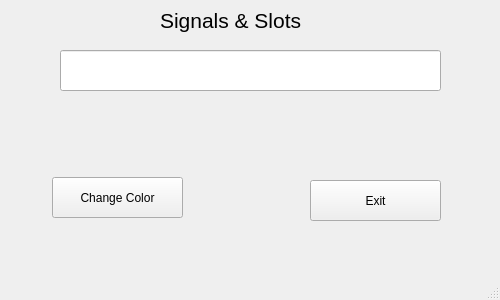
<?xml version="1.0" encoding="UTF-8"?>
<ui version="4.0">
 <class>MainWindow</class>
 <widget class="QMainWindow" name="MainWindow">
  <property name="geometry">
   <rect>
    <x>0</x>
    <y>0</y>
    <width>500</width>
    <height>300</height>
   </rect>
  </property>
  <property name="windowTitle">
   <string>MainWindow</string>
  </property>
  <widget class="QWidget" name="centralwidget">
   <widget class="QLabel" name="label">
    <property name="geometry">
     <rect>
      <x>160</x>
      <y>0</y>
      <width>191</width>
      <height>41</height>
     </rect>
    </property>
    <property name="font">
     <font>
      <pointsize>16</pointsize>
     </font>
    </property>
    <property name="text">
     <string>Signals &amp; Slots</string>
    </property>
   </widget>
   <widget class="QLineEdit" name="lineEditName">
    <property name="geometry">
     <rect>
      <x>60</x>
      <y>50</y>
      <width>381</width>
      <height>41</height>
     </rect>
    </property>
   </widget>
   <widget class="QLabel" name="labelName">
    <property name="geometry">
     <rect>
      <x>60</x>
      <y>110</y>
      <width>381</width>
      <height>31</height>
     </rect>
    </property>
    <property name="text">
     <string/>
    </property>
   </widget>
   <widget class="QPushButton" name="pushButtonChangeColor">
    <property name="geometry">
     <rect>
      <x>52</x>
      <y>177</y>
      <width>131</width>
      <height>41</height>
     </rect>
    </property>
    <property name="text">
     <string>Change Color</string>
    </property>
   </widget>
   <widget class="QPushButton" name="pushButtonExit">
    <property name="geometry">
     <rect>
      <x>310</x>
      <y>180</y>
      <width>131</width>
      <height>41</height>
     </rect>
    </property>
    <property name="text">
     <string>Exit</string>
    </property>
   </widget>
  </widget>
  <widget class="QMenuBar" name="menubar">
   <property name="geometry">
    <rect>
     <x>0</x>
     <y>0</y>
     <width>500</width>
     <height>26</height>
    </rect>
   </property>
  </widget>
  <widget class="QStatusBar" name="statusbar"/>
 </widget>
 <resources/>
 <connections>
  <connection>
   <sender>lineEditName</sender>
   <signal>textChanged(QString)</signal>
   <receiver>labelName</receiver>
   <slot>setText(QString)</slot>
   <hints>
    <hint type="sourcelabel">
     <x>250</x>
     <y>96</y>
    </hint>
    <hint type="destinationlabel">
     <x>250</x>
     <y>151</y>
    </hint>
   </hints>
  </connection>
  <connection>
   <sender>pushButtonExit</sender>
   <signal>clicked()</signal>
   <receiver>MainWindow</receiver>
   <slot>close()</slot>
   <hints>
    <hint type="sourcelabel">
     <x>375</x>
     <y>226</y>
    </hint>
    <hint type="destinationlabel">
     <x>249</x>
     <y>149</y>
    </hint>
   </hints>
  </connection>
  <connection>
   <sender>pushButtonChangeColor</sender>
   <signal>clicked()</signal>
   <receiver>MainWindow</receiver>
   <slot>repaint()</slot>
   <hints>
    <hint type="sourcelabel">
     <x>117</x>
     <y>223</y>
    </hint>
    <hint type="destinationlabel">
     <x>249</x>
     <y>149</y>
    </hint>
   </hints>
  </connection>
 </connections>
</ui>
